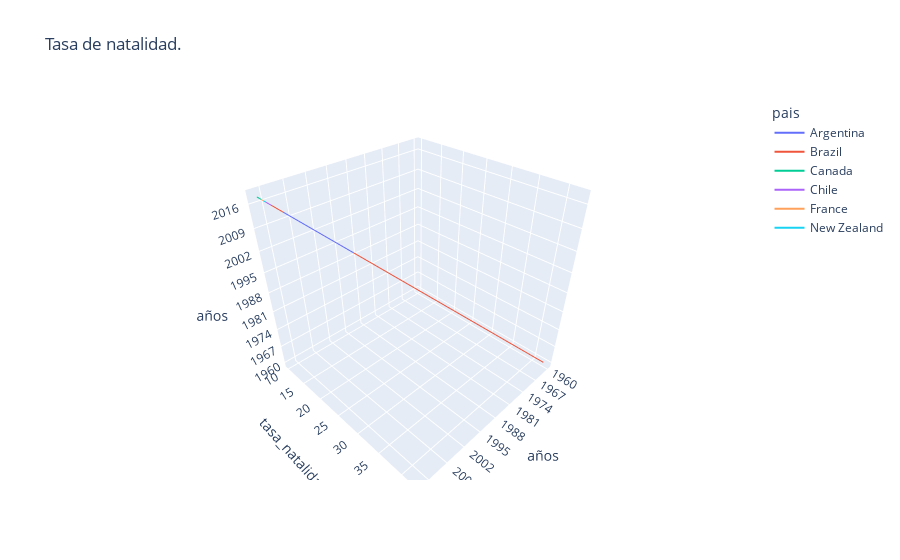

Notebook code cell kept with this figure:
### Code cell
fig0 = px.line_3d(df_natalidad,x = df_natalidad.años, y = df_natalidad.tasa_natalidad,z=df_natalidad.años,  color =df_natalidad.pais,
             title = "Tasa de natalidad.")
fig0.show()
#plot(fig0)
